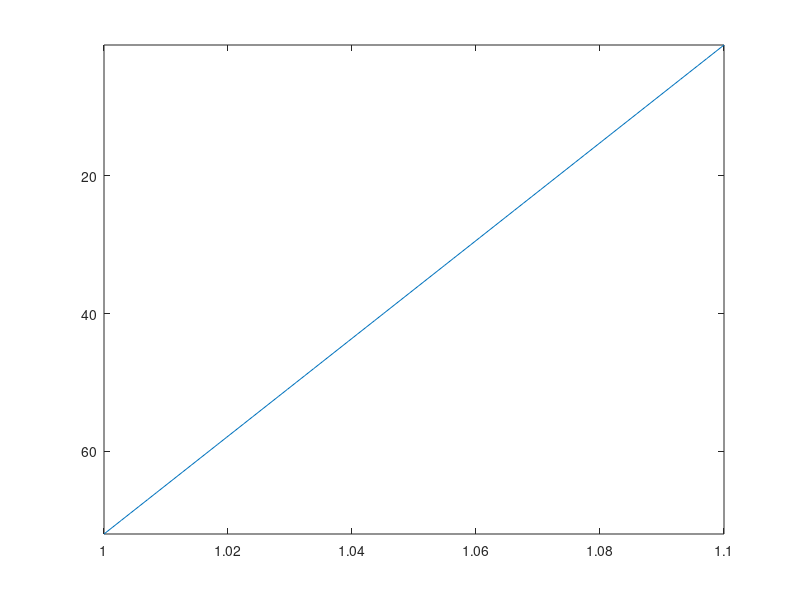

MATLAB code to generate this figure: (Note: this script raises an error after producing the figure.)
close all
clear
clc

LM = 72

L = 1:1:LM;
RhFtop = 1.10

RhF = (-(RhFtop-1)/(LM-1))*L + 1 + ((RhFtop-1)/(LM-1))*LM;

plot(RhF,L)

set(gca,'YDir','reverse')
ylim([1 72])

a = 4263.521+3043.788+2369.931+2113.617+1981.326+1918.161+1896.582+1895.765+1901.893+1901.030+1892.357+1890.435+1915.948+1949.788+1968.891+1935.187+1847.901+1759.155+1686.419+1622.992+1560.990+1491.463+1433.044+1382.247+1336.741+1298.246+1256.677+1225.371+1196.935+1168.765+1141.295+1115.706+1092.122+1074.046+1051.416+1029.569+1008.620+999.7606+1008.404+1016.308+1024.119+1015.889+1056.928+1090.771+1101.740+755.8752+699.0190+648.5204+605.5278+568.0486+536.5005+508.9009+482.1696+457.7308+292.8661+284.0783+275.6737+267.5493+259.3953+202.1328+148.3225+145.2696+143.1035+141.1251+139.0071+137.4046+134.8894+132.9001+131.3135+129.8465+128.4180+126.1835

dzet = [4263.521 3043.788 2369.931 2113.617 1981.326 1918.161 1896.582 1895.765 1901.893 1901.030 1892.357 1890.435 1915.948 1949.788 1968.891 1935.187 1847.901 1759.155 1686.419 1622.992 1560.990 1491.463 1433.044 1382.247 1336.741 1298.246 1256.677 1225.371 1196.935 1168.765 1141.295 1115.706 1092.122 1074.046 1051.416 1029.569 1008.620 999.7606 1008.404 1016.308 1024.119 1015.889 1056.928 1090.771 1101.740 755.8752 699.0190 648.5204 605.5278 568.0486 536.5005 508.9009 482.1696 457.7308 292.8661 284.0783 275.6737 267.5493 259.3953 202.1328 148.3225 145.2696 143.1035 141.1251 139.0071 137.4046 134.8894 132.9001 131.3135 129.8465 128.4180 126.1835];

z_ref = zeros(1,LM+1);

z_ref(LM+1) = 0;
for i = LM:-1:1;
    z_ref(i) = z_ref(i+1) + dzet(i);
end
zrefh = 0.5*(z_ref(1:end-1)+z_ref(2:end));

cd ../../Inputs/
pref
prefh = 0.5*(p_ref(1:end-1)+p_ref(2:end));
cd ../DAS_plotting/Cloud' Fraction'/


figure
plot(dzet,L);
set(gca,'YDir','reverse')
ylim([1 72])


figure
plot(dzet,prefh,'-x');
set(gca,'YDir','reverse')

figure
plot(dzet,zrefh,'-x');
% set(gca,'YDir','reverse')
